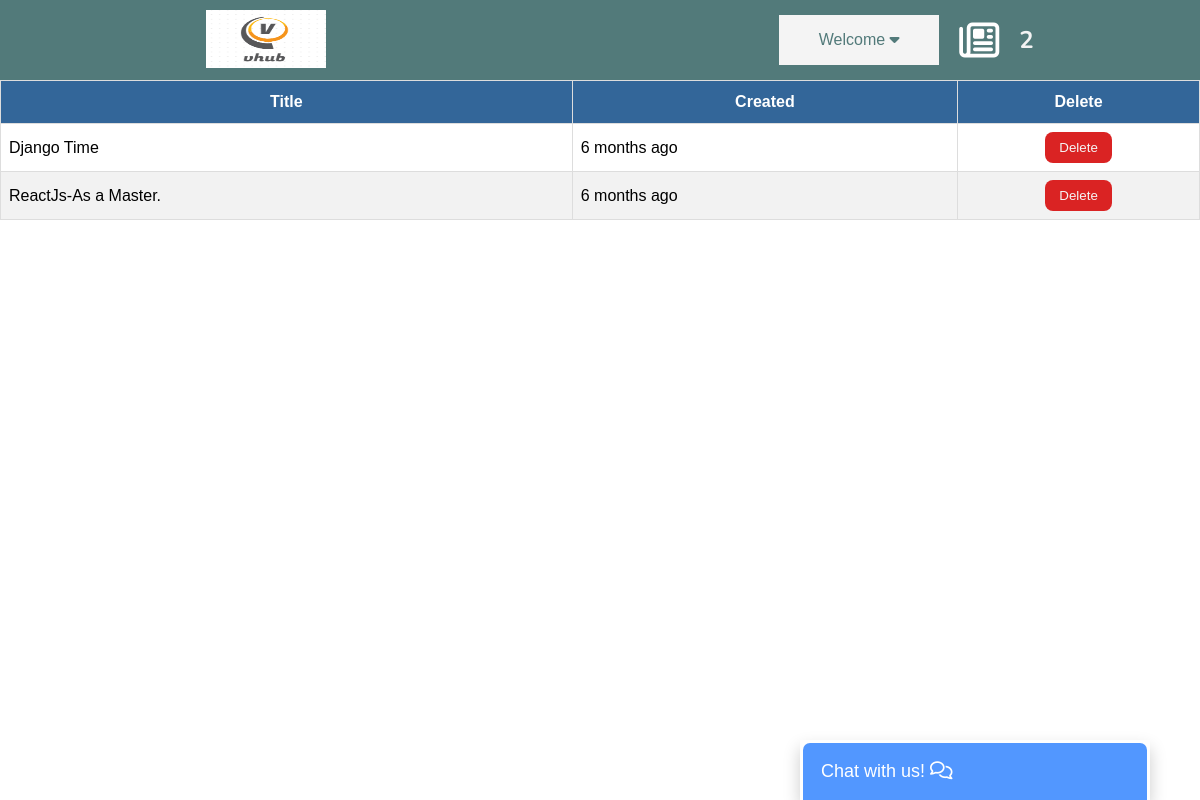
The app's page /status/ (signed in), older data.
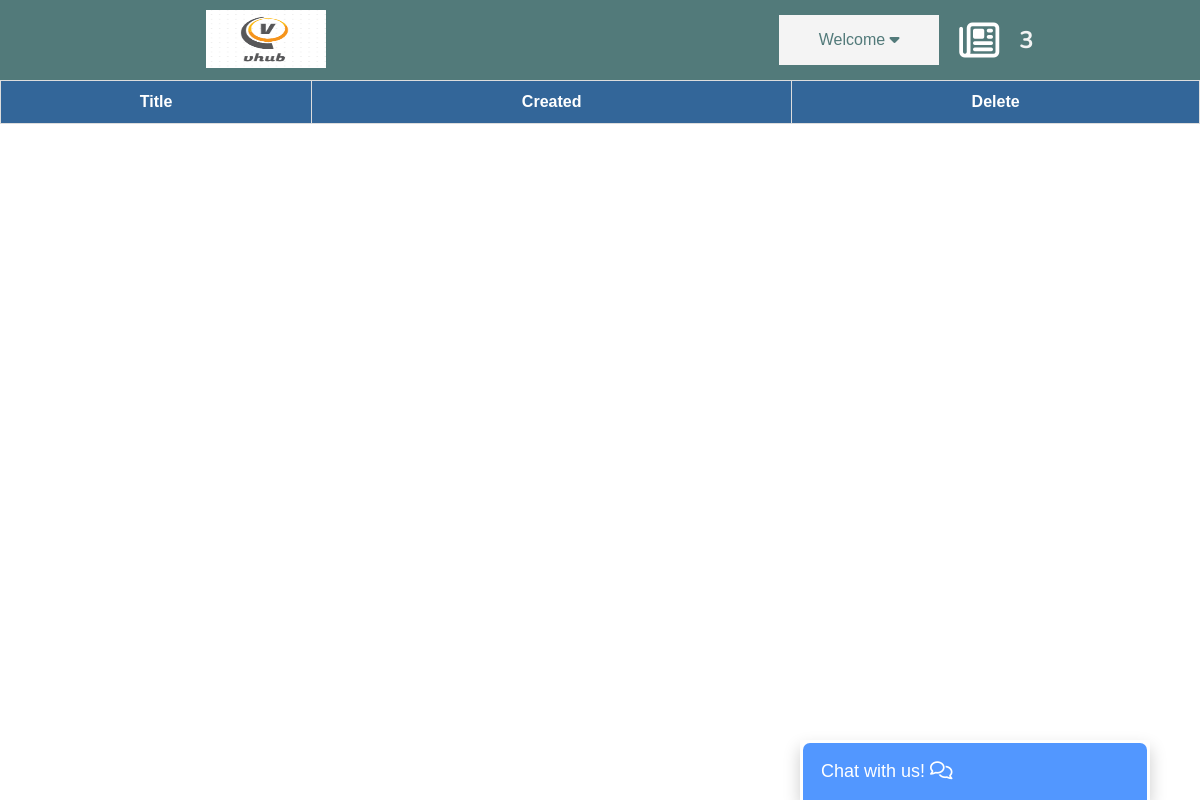
The same page, newer data.
### first/models.py (models this page shows, shortened)
class BlogTable(models.Model):
    title=models.CharField(max_length=200)
    content=models.TextField(max_length=5000)
    foto=models.ImageField(upload_to='images/')
    public=models.BooleanField(default=False)
    today=models.DateTimeField(auto_now_add=True)
    user=models.ForeignKey(User,on_delete=models.CASCADE)

### first/views.py (the view)
# urls.py: path('status/',views.status,name='status'),
@login_required(login_url="ulogin")
def status(request):
    b=BlogTable.objects.filter(user=request.user)
    return render(request,'tempfirst/status.html',{'data':b,'post':post})

### first/templates/tempfirst/status.html
{% extends "tempfirst/base.html" %}
{%load humanize %}
{% block content%}
<table id="status_table">
    <thead>
        <th>Title</th>
        <th>Created</th>
        <th>Delete</th>
    </thead>
    <tbody>
        {%for i in data%}
        <tr>
            <td>{{i.title}}</td>
            <td>{{i.today|naturaltime}}</td>
            <td><button class="table_btn"><a href="{% url 'delete' i.id %}">Delete</a></button></td>
        </tr>
        {%endfor%}
    </tbody>
</table>
{%endblock%}

Row changes from the older to the newer data that the page shows:
removed BlogTable: title "Django Time", today "6 months ago"
removed BlogTable: title "ReactJs-As a Master.", today "6 months ago"
Text that changed along with them:
{{ post }}: "2" → "3"
